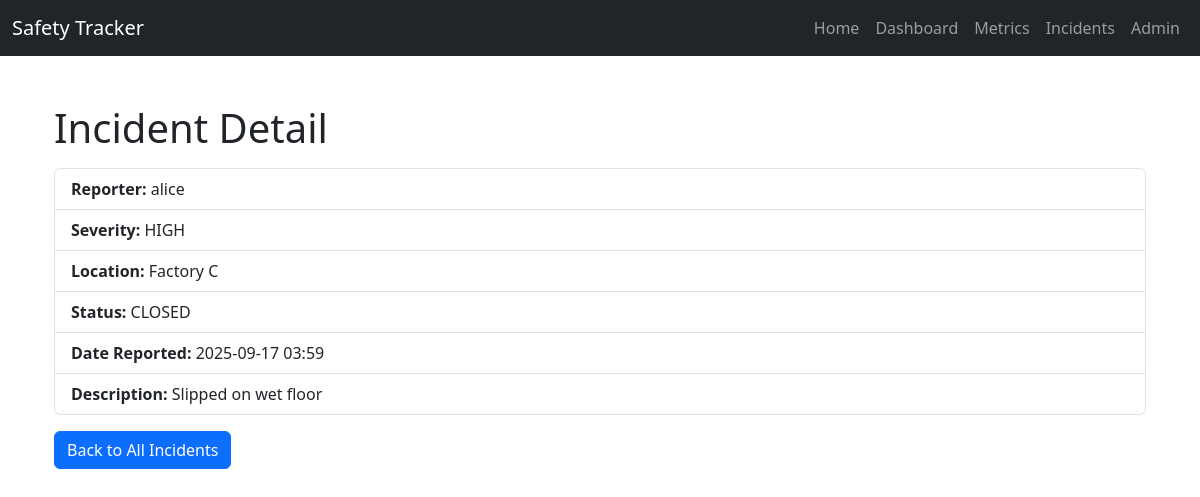
The page /incidents/2/ on the database its author committed.
### incidents/models.py (models this page shows, shortened)
class IncidentReport(models.Model):
    SEVERITY_CHOICES = [
        ('LOW', 'low'),
        ('MEDIUM', 'medium'),
        ('HIGH', 'high'),
        ('CRITICAL', 'critical'),
    ]
    reporter = models.ForeignKey(settings.AUTH_USER_MODEL, on_delete=models.CASCADE, related_name='reports')
    severity = models.CharField(max_length=10, choices=SEVERITY_CHOICES)
    location = models.CharField(max_length=255)
    description = models.TextField()
    photo = models.ImageField(upload_to='incident_photos/', blank=True, null=True)
    date_reported = models.DateTimeField(auto_now_add=True)
    status = models.CharField(max_length=20, choices=[('OPEN', 'open'), ('IN_PROGRESS', 'in_progress'), ('CLOSED', 'closed')], default='OPEN')

### safety_tracker/models.py (models this page shows, shortened)
class User(AbstractUser):
    ROLE_CHOICES = [
        ('EMPLOYEE', 'employee'),
        ('MANAGER', 'manager'),
    ]
    role = models.CharField(max_length=25, choices=ROLE_CHOICES, default='EMPLOYEE')

### incidents/views.py (the view)
# urls.py: path('<int:pk>/', views.incident_detail, name='incident_detail'),
def incident_detail(request, pk):
    incident = get_object_or_404(IncidentReport, pk=pk)
    return render(request, 'incidents/incident_detail.html', {'incident': incident})

### incidents/templates/incidents/incident_detail.html (shortened to what this page needs)
{% extends "base.html" %}
{% block content %}
<div class="container mt-5">
    <h1>Incident Detail</h1>
    <ul class="list-group mt-3">
        <li class="list-group-item"><strong>Reporter:</strong> {{ incident.reporter.username }}</li>
        <li class="list-group-item"><strong>Severity:</strong> {{ incident.severity }}</li>
        <li class="list-group-item"><strong>Location:</strong> {{ incident.location }}</li>
        <li class="list-group-item"><strong>Status:</strong> {{ incident.status }}</li>
        <li class="list-group-item"><strong>Date Reported:</strong> {{ incident.date_reported|date:"Y-m-d H:i" }}</li>
        <li class="list-group-item"><strong>Description:</strong> {{ incident.description }}</li>
    </ul>
    <a href="{% url 'incident_list' %}" class="btn btn-primary mt-3">Back to All Incidents</a>
</div>
{% endblock %}

### rows shown on the page
IncidentReport: reporter.username "alice", severity "HIGH", location "Factory C", status "CLOSED", date_reported "2025-09-17 03:59", description "Slipped on wet floor"
